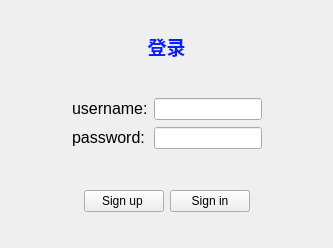
<?xml version="1.0" encoding="UTF-8"?>
<ui version="4.0">
 <class>Widget</class>
 <widget class="QWidget" name="Widget">
  <property name="geometry">
   <rect>
    <x>0</x>
    <y>0</y>
    <width>333</width>
    <height>248</height>
   </rect>
  </property>
  <property name="windowTitle">
   <string>Widget</string>
  </property>
  <layout class="QVBoxLayout" name="verticalLayout_2">
   <item>
    <widget class="QWidget" name="widget_3" native="true">
     <layout class="QVBoxLayout" name="verticalLayout">
      <item>
       <widget class="QLabel" name="label_3">
        <property name="text">
         <string>&lt;html&gt;&lt;head/&gt;&lt;body&gt;&lt;p align=&quot;center&quot;&gt;&lt;span style=&quot; font-size:14pt; font-weight:600; color:#061fff;&quot;&gt;登录&lt;/span&gt;&lt;/p&gt;&lt;/body&gt;&lt;/html&gt;</string>
        </property>
       </widget>
      </item>
     </layout>
    </widget>
   </item>
   <item>
    <widget class="QWidget" name="widget" native="true">
     <layout class="QGridLayout" name="gridLayout">
      <item row="0" column="3">
       <spacer name="horizontalSpacer">
        <property name="orientation">
         <enum>Qt::Horizontal</enum>
        </property>
        <property name="sizeHint" stdset="0">
         <size>
          <width>17</width>
          <height>20</height>
         </size>
        </property>
       </spacer>
      </item>
      <item row="1" column="1">
       <widget class="QLabel" name="label_2">
        <property name="text">
         <string>&lt;html&gt;&lt;head/&gt;&lt;body&gt;&lt;p&gt;&lt;span style=&quot; font-size:12pt;&quot;&gt;password:&lt;/span&gt;&lt;/p&gt;&lt;/body&gt;&lt;/html&gt;</string>
        </property>
       </widget>
      </item>
      <item row="0" column="0">
       <spacer name="horizontalSpacer_2">
        <property name="orientation">
         <enum>Qt::Horizontal</enum>
        </property>
        <property name="sizeHint" stdset="0">
         <size>
          <width>17</width>
          <height>20</height>
         </size>
        </property>
       </spacer>
      </item>
      <item row="0" column="2">
       <widget class="QLineEdit" name="usrname"/>
      </item>
      <item row="0" column="1">
       <widget class="QLabel" name="label">
        <property name="text">
         <string>&lt;html&gt;&lt;head/&gt;&lt;body&gt;&lt;p&gt;&lt;span style=&quot; font-size:12pt;&quot;&gt;username:&lt;/span&gt;&lt;/p&gt;&lt;/body&gt;&lt;/html&gt;</string>
        </property>
       </widget>
      </item>
      <item row="1" column="2">
       <widget class="QLineEdit" name="lineEdit_2"/>
      </item>
     </layout>
    </widget>
   </item>
   <item>
    <widget class="QWidget" name="widget_2" native="true">
     <layout class="QHBoxLayout" name="horizontalLayout">
      <item>
       <spacer name="horizontalSpacer_3">
        <property name="orientation">
         <enum>Qt::Horizontal</enum>
        </property>
        <property name="sizeHint" stdset="0">
         <size>
          <width>44</width>
          <height>20</height>
         </size>
        </property>
       </spacer>
      </item>
      <item>
       <widget class="QPushButton" name="sign_up">
        <property name="text">
         <string>Sign up </string>
        </property>
       </widget>
      </item>
      <item>
       <widget class="QPushButton" name="Sign_in">
        <property name="text">
         <string>Sign in</string>
        </property>
       </widget>
      </item>
      <item>
       <spacer name="horizontalSpacer_4">
        <property name="orientation">
         <enum>Qt::Horizontal</enum>
        </property>
        <property name="sizeHint" stdset="0">
         <size>
          <width>43</width>
          <height>20</height>
         </size>
        </property>
       </spacer>
      </item>
     </layout>
    </widget>
   </item>
  </layout>
 </widget>
 <resources/>
 <connections/>
</ui>
